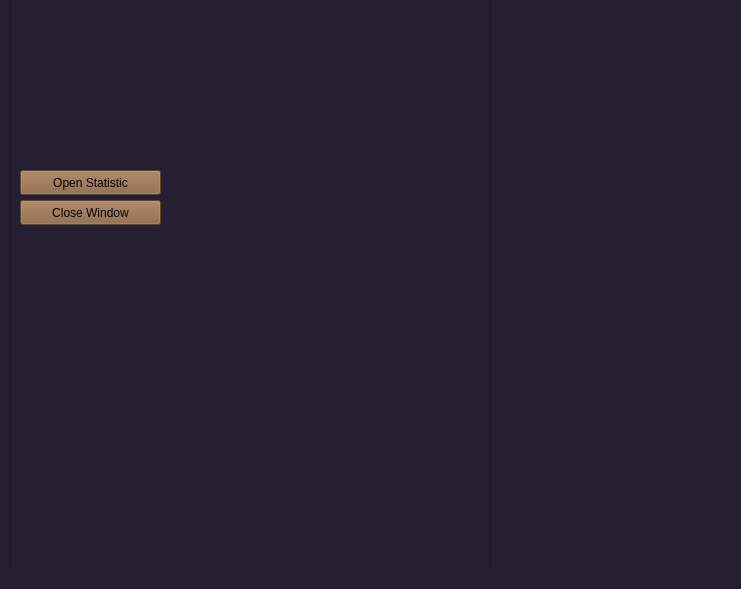
<?xml version="1.0" encoding="UTF-8"?>
<ui version="4.0">
 <class>TradeBot</class>
 <widget class="QMainWindow" name="TradeBot">
  <property name="geometry">
   <rect>
    <x>0</x>
    <y>0</y>
    <width>741</width>
    <height>589</height>
   </rect>
  </property>
  <property name="windowTitle">
   <string>MainWindow</string>
  </property>
  <property name="styleSheet">
   <string notr="true">background-color: rgb(36, 31, 49);</string>
  </property>
  <widget class="QWidget" name="centralwidget">
   <widget class="QGraphicsView" name="graphicsView">
    <property name="geometry">
     <rect>
      <x>10</x>
      <y>-20</y>
      <width>481</width>
      <height>601</height>
     </rect>
    </property>
    <property name="styleSheet">
     <string notr="true">background-image: url(:/newPrefix/a-graph-with-a-city-in-the-background_913665-61.jpg);
</string>
    </property>
    <property name="sizeAdjustPolicy">
     <enum>QAbstractScrollArea::AdjustIgnored</enum>
    </property>
   </widget>
   <widget class="QPushButton" name="pushButton">
    <property name="geometry">
     <rect>
      <x>20</x>
      <y>170</y>
      <width>141</width>
      <height>25</height>
     </rect>
    </property>
    <property name="styleSheet">
     <string notr="true">background-color: rgb(134, 94, 60);
font: 75 14pt &quot;Ubuntu Condensed&quot;;
</string>
    </property>
    <property name="text">
     <string>Open Statistic</string>
    </property>
   </widget>
   <widget class="QPushButton" name="pushButton_2">
    <property name="geometry">
     <rect>
      <x>20</x>
      <y>200</y>
      <width>141</width>
      <height>25</height>
     </rect>
    </property>
    <property name="styleSheet">
     <string notr="true">background-color: rgb(134, 94, 60);
font: 75 14pt &quot;Ubuntu Condensed&quot;;
</string>
    </property>
    <property name="text">
     <string>Close Window</string>
    </property>
   </widget>
   <widget class="QLabel" name="label">
    <property name="geometry">
     <rect>
      <x>500</x>
      <y>0</y>
      <width>241</width>
      <height>541</height>
     </rect>
    </property>
    <property name="toolTip">
     <string>&lt;html&gt;&lt;head/&gt;&lt;body&gt;&lt;p align=&quot;center&quot;&gt;&lt;br/&gt;&lt;/p&gt;&lt;/body&gt;&lt;/html&gt;</string>
    </property>
    <property name="text">
     <string/>
    </property>
   </widget>
  </widget>
  <widget class="QMenuBar" name="menubar">
   <property name="geometry">
    <rect>
     <x>0</x>
     <y>0</y>
     <width>741</width>
     <height>22</height>
    </rect>
   </property>
  </widget>
  <widget class="QStatusBar" name="statusbar"/>
 </widget>
 <resources>
  <include location="ImageForQt.qrc"/>
 </resources>
 <connections/>
</ui>
